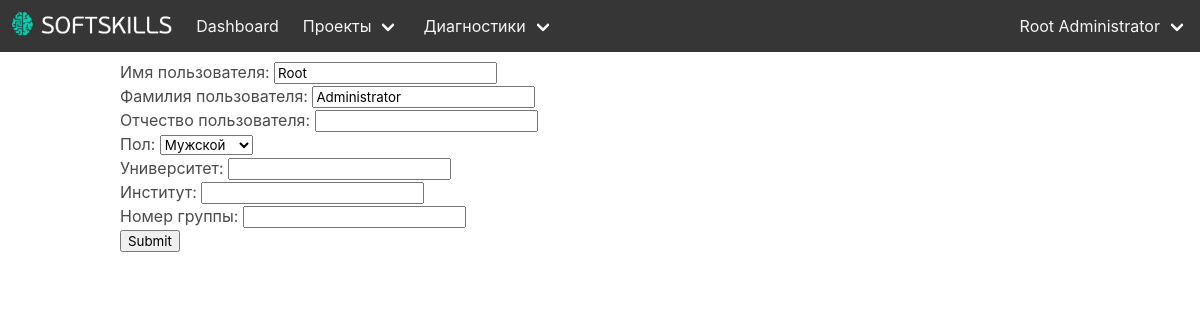
The page /person/ (signed in) on the database its author committed.
### apps/core/models.py (models this page shows, shortened)
class Person(models.Model):
    user = models.OneToOneField(User, on_delete=models.CASCADE, blank=True, null=True)
    first_name = models.CharField('Имя пользователя', max_length=32, blank=True, default='')
    last_name = models.CharField('Фамилия пользователя', max_length=32, blank=True, default='')
    second_name = models.CharField('Отчество пользователя', max_length=32, blank=True, default='')
    SEXES = (
        ('U', 'Не выбран'),
        ('F', 'Женский'),
        ('M', 'Мужской'),
    )
    sex = models.CharField("Пол", max_length=1, choices=SEXES, default='U')
    department = models.CharField('Институт', max_length=1024, blank=True, null=True)
    group_number = models.CharField('Номер группы', max_length=1024, blank=True, null=True)
    institute = models.CharField('Университет', max_length=1024, blank=True, null=True)
    class Meta:
        verbose_name = 'персона'
        verbose_name_plural = 'персоны'
    def get_person_projects(self):
        registrations = ProjectUserRegistration.objects.filter(person=self)
        projects = [r.project for r in registrations]
        return projects
    def is_full(self):
        return all([
            self.first_name != "",
            self.last_name != ""
        ])
    def __str__(self):
        if self.first_name and self.last_name:
            return ' '.join([str(self.first_name), str(self.last_name)])
        else:
            return str(self.user)

### apps/core/views.py (the view, shortened to what this page needs)
# urls.py: path('person/', login_required(PersonUpdate.as_view()), name="person_update"),
class PersonUpdate(UpdateView):
    model = Person
    success_url = '/dashboard'
    fields = ["first_name", "last_name", "second_name", "sex", "institute", "department", "group_number", ]
    template_name = "person_form.html"
    def get(self, request, **kwargs):
        self.object = Person.objects.get(user=self.request.user)
        context = self.get_context_data(object=self.object)
        return self.render_to_response(context)

### templates/person_form.html
{% extends "base.html" %}
{% block content %}
<form method="post" action="">{% csrf_token %}
{{form.as_p}}
    <input type="submit"/>
    </form>
{% endblock %}

### templates/base.html (shortened to what this page needs)
{% load static %}
<!DOCTYPE html>
<html>
<head>
    <link rel="stylesheet" href="{% static "css/bulma.min.css" %}"/>
    <link rel="stylesheet" href="{% static "css/bulma-extensions.min.css" %}"/>
    <link rel="stylesheet" href="{% static "css/app.css" %}"/>
</head>
<body>
<nav class="navbar is-transparent is-dark">
    <div class="navbar-brand">
        <a class="navbar-item" href="/">
            <img src="{% static "img/logo.png" %}" alt="Softskills: раскачай себя по полной">
        </a>
    </div>
    <div id="navbar" class="navbar-menu">
        {% if user.is_authenticated %}
        <div class="navbar-start">
            <a class="navbar-item" href="/dashboard/">
                Dashboard
            </a>
            {% if person.is_full %}
            <div class="navbar-item has-dropdown is-hoverable">
                <a class="navbar-link" href="/projects/">
                    Проекты
                </a>
            </div>
            <div class="navbar-item has-dropdown is-hoverable">
                <a class="navbar-link" href="/projects/">
                    Диагностики
                </a>
            </div>
            {% endif %}
        </div>
        {% endif %}
        <div class="navbar-end">
            {% if user.is_authenticated %}
                {% if person.is_full %}
                    <div class="navbar-item has-dropdown is-hoverable">
                        <a class="navbar-link" href="/person/">
                            {{ person }}
                        </a>
                    </div>
                {% endif %}
            {% endif %}
        </div>
    </div>
</nav>
<div class="container">
{% block content %}
{% endblock %}
</div>
</body>
</html>

### apps/core/static/css/app.css (style rules this page uses)
nav.navbar { margin-bottom: 0.5rem; }

### rows shown on the page
Person: first_name+last_name "Root Administrator", first_name "Root", last_name "Administrator", sex "Мужской"
